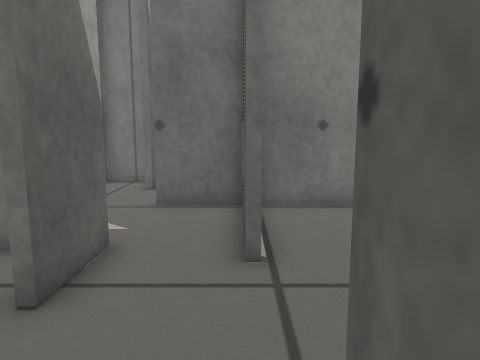
view 1 (above)

23 first-person views from a walk through a world built for the Gazebo simulator. The camera is 0.42 m above the floor, tilts 8° down and sees 70° across. The floor is counted in squares, 0.2 m on a side. Each view is taken from the middle of a square. On the plan, view 1 faces up. The plan holds only what a view shows up to about 18 squares ahead; the rest is blank.

view 2
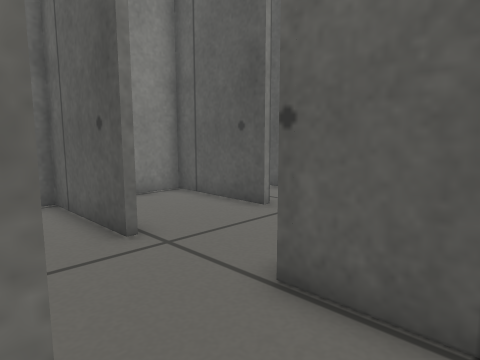

view 3
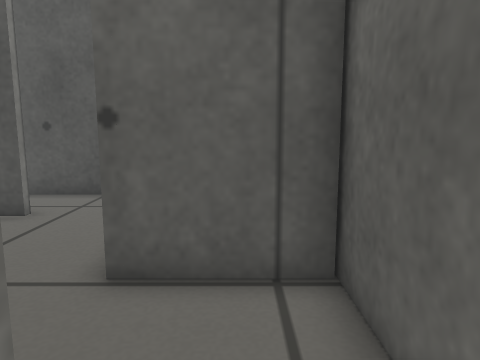

view 4
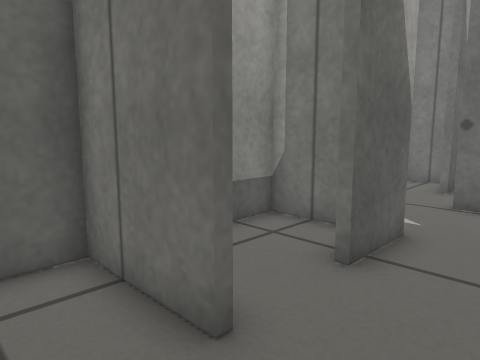

view 5
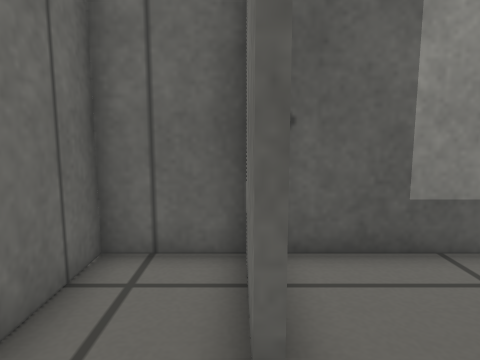

view 6
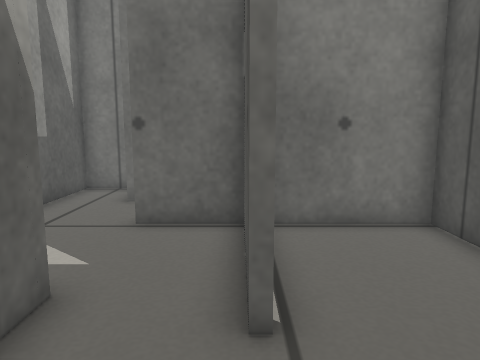

view 7
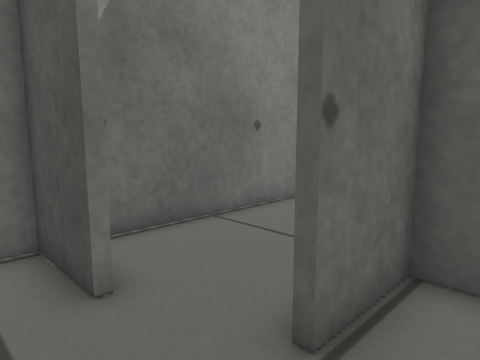

view 8
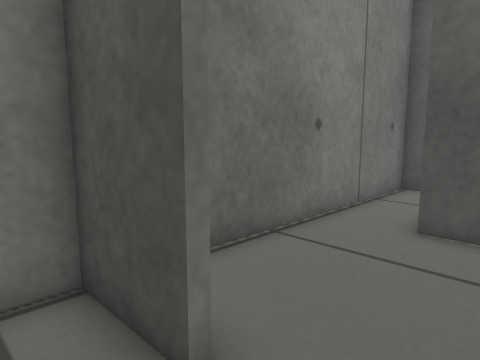

view 9
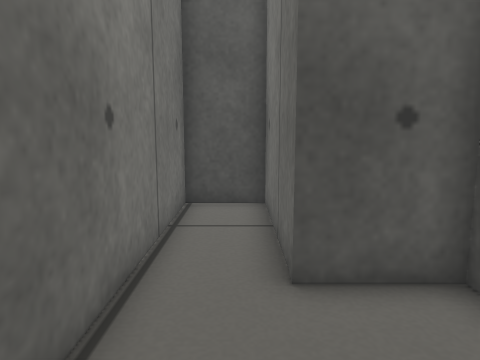

view 10
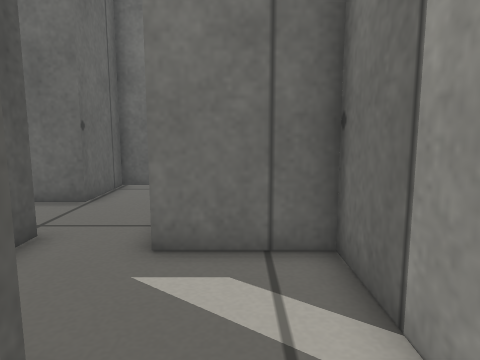

view 11
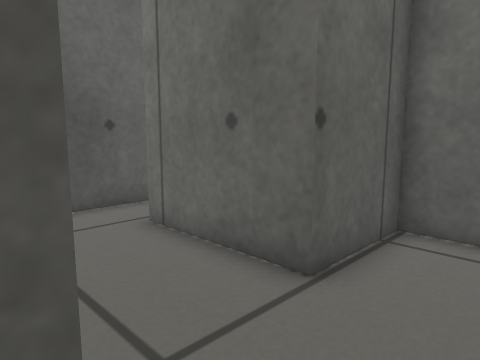

view 12
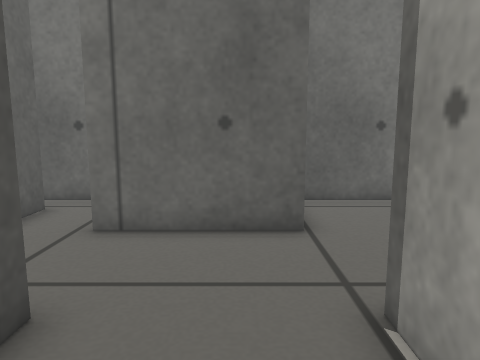

view 13
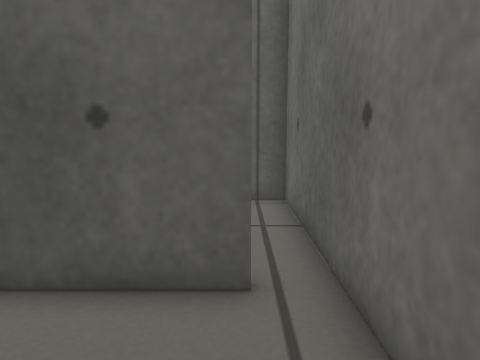

view 14
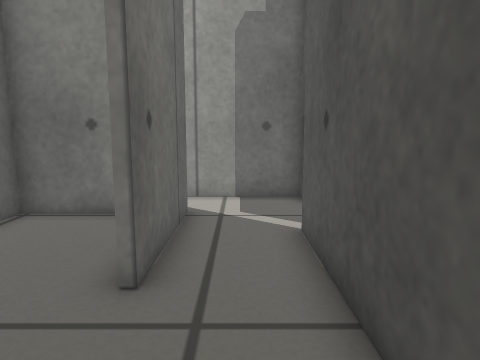

view 15
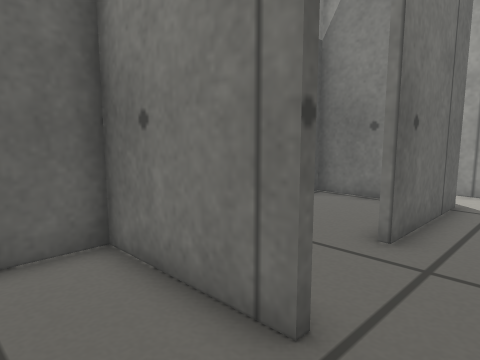

view 16
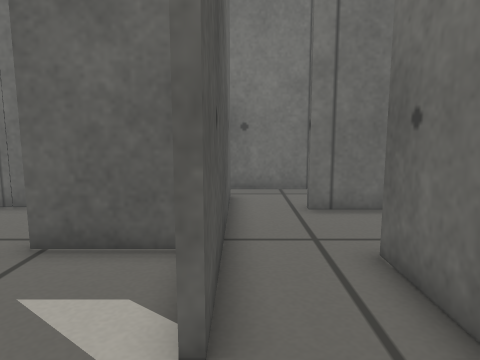

view 17
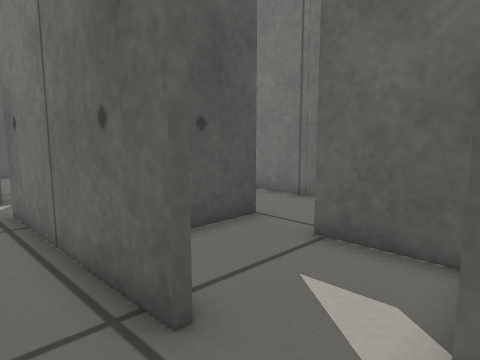

view 18
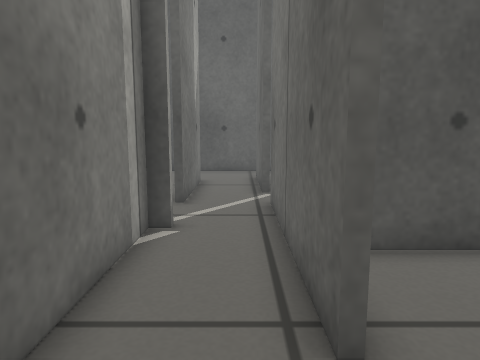

view 19
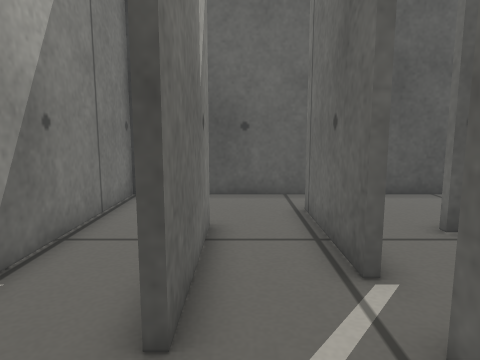

view 20
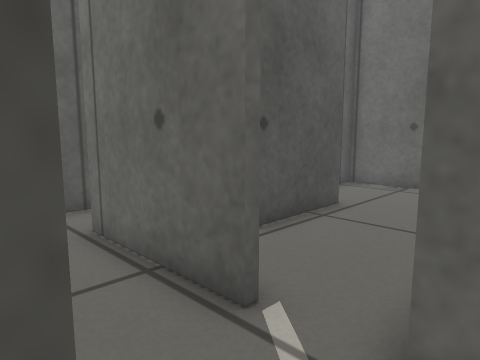

view 21
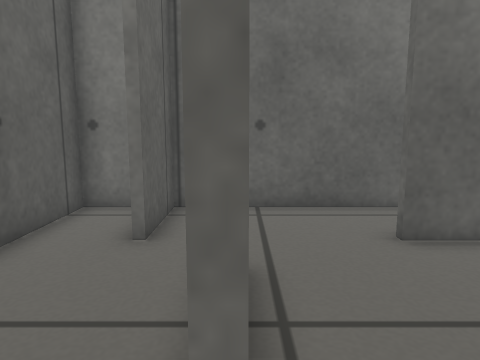

view 22
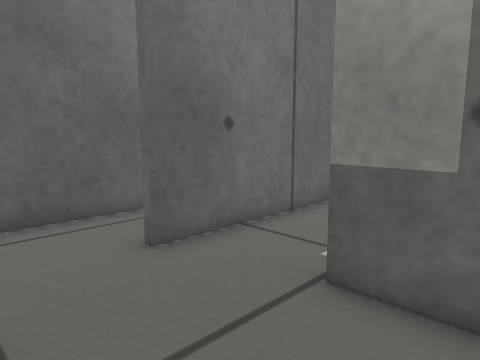

view 23
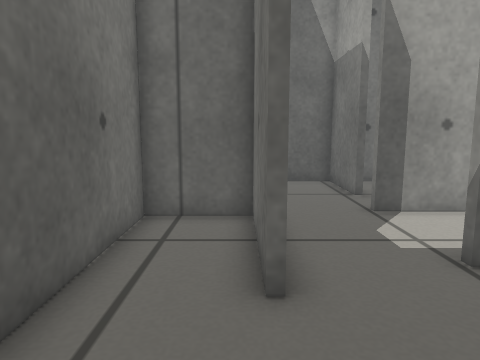

### Floor plan
Points are (right, up) in squares from view 1. A wall is a line through its corners. A room is listed if a view was taken in it or the views show most of it. See-through windows are left out.
Room 1 (views 1, 2, 3, 4)
walls: (-2.4, 1.1) (-5.7, 1.1) (-5.7, -1.4) (0.6, -1.4) (0.6, 0.5)
ways out: opening at (-1, 1) to room 2
Room 2 (views 5, 6, 12)
walls: (0.3, 6.9) (0.3, 5.2); (4.4, 5.2) (4.4, 9.6) (0.3, 9.6) (0.3, 8.9); (-2.4, 6.2) (-2.4, 3.7); (0.6, 0.5) (0.6, 1.9) (3.5, 1.9)
ways out: opening at (-1, 1) to room 1; opening at (-1.5, 6) to room 5; opening at (4, 4) to room 7; opening at (-3, 2.5) to room 8
Room 3 (view 7)
walls: (-5.7, 9.9) (-5.7, 6.2) (-3.6, 6.2)
ways out: opening at (-3.5, 9) to room 4
Room 4 (views 8, 9, 10)
walls: (2.5, 9.9) (2.5, 12.2) (8, 12.2); (-3.2, 13.1) (-3.2, 12.1); (-3.4, 12.1) (-3.4, 14.6) (-5.7, 14.6) (-5.7, 11.6); (-3.6, 6.2) (-2.4, 6.2); (8, 11.5) (8, 14.6) (-2.1, 14.6)
ways out: opening at (-3.5, 9) to room 3
Room 5 (view 11)
walls: (0.1, 5.2) (0.1, 9.6) (-2.5, 9.6)
ways out: opening at (-1.5, 6) to room 2
Room 6 (views 13, 14, 15)
walls: (7.3, -0.3) (7.3, 1.4); (4.5, -1.4) (13.4, -1.4) (13.4, -0.3); (5.2, 1.7) (0.9, 1.7) (0.9, -0.1)
ways out: opening at (7.5, 2) to room 7
Room 7 (views 16, 17, 18, 19, 20, 21, 22, 23)
walls: (16.9, 6.5) (16.9, 4.5); (13.1, 7) (13.1, 4.5); (18.6, 9.1) (23.2, 9.1); (12.9, 4.5) (12.9, 7.7); (14.3, 11.4) (14.3, 12) (9.6, 12); (10.9, 4.8) (7.6, 4.8) (7.6, 3); (17.9, 1.3) (13.6, 1.3) (13.6, -1.4) (22.8, -1.4) (22.8, 1.6); (9.9, 9.1) (17, 9.1); (21, 2.9) (21, 6.8); (11.6, 1.6) (17.9, 1.6); (21.6, 11.7) (17, 11.7); (8.1, 5.1) (10.9, 5.1); (7.6, 6.7) (7.6, 6.2); (8, 12) (4.1, 12); (25.4, 4.1) (25.4, 14.6) (18.9, 14.6); (7.3, 1.4) (7.3, 8.1); (24, -1.4) (25.4, -1.4) (25.4, 2); (4.6, 10) (4.6, 5.4); (3.5, 1.9) (5.2, 1.9)
ways out: opening at (4, 4) to room 2; opening at (7.5, 2) to room 6
Room 8 (no view inside)
walls: (-3.8, 5.9) (-5.7, 5.9) (-5.7, 1.8)
ways out: opening at (-3, 2.5) to room 2

Positions as (right, up) in squares from view 1, and headings:
1: (0, 0), facing up
2: (-3, -1), facing up-right
3: (-4, 0), facing right
4: (0, -1), facing up-left
5: (0, 1), facing left
6: (0, 2), facing up
7: (-5, 8), facing up-right
8: (-5, 10), facing up-right
9: (-2, 13), facing right
10: (-4, 12), facing down
11: (-2, 6), facing down-right
12: (2, 9), facing down
13: (3, 0), facing right
14: (6, 1), facing up
15: (7, -1), facing up-left
16: (7, 11), facing down
17: (7, 11), facing down-right
18: (7, 10), facing right
19: (14, 11), facing right
20: (16, 12), facing down-right
21: (21, 8), facing down
22: (21, 7), facing down-left
23: (22, 1), facing left
